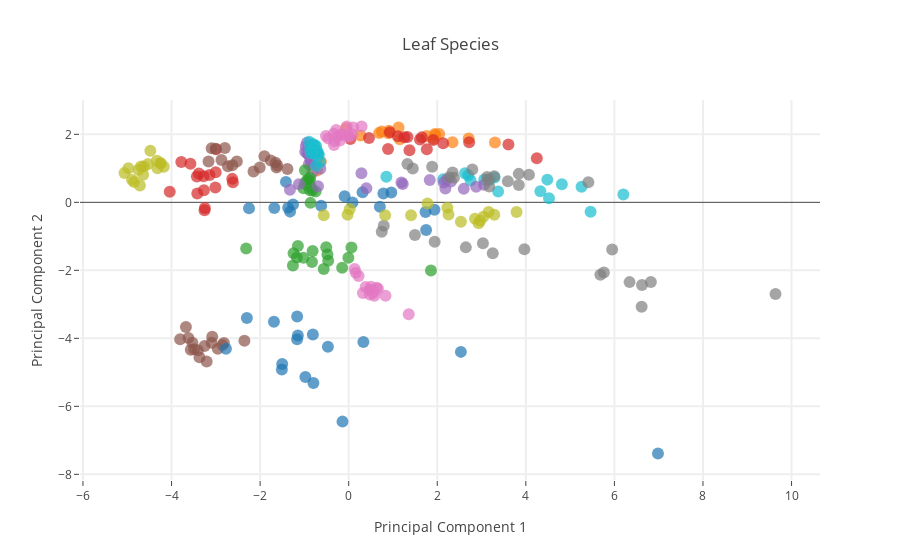

Notebook code for this chart:
### Markdown cell above
### 5.3 Scatter plot visualization (2 PCs)

### Code cell
traces = []

for name in numpy.unique(y):
    trace = go.Scatter(
        x=Y[y==name,0],
        y=Y[y==name,1],
        mode="markers",
        name=name,
        marker=go.Marker(
            size=12,
            line=go.Line(
                color="rgba(217, 217, 217, 0.14)",
                width=0.5),
            opacity=0.7))
    traces.append(trace)


data = go.Data(traces)

layout = go.Layout(
    title= "Leaf Species",
    hovermode= "closest",
    xaxis= dict(
        title= "Principal Component 1",
        ticklen= 5,
        zeroline= False,
        gridwidth= 2,
    ),
    yaxis=dict(
        title= "Principal Component 2",
        ticklen= 5,
        gridwidth= 2,
    ),
    showlegend= False
)

fig = go.Figure(data=data, layout=layout)
po.iplot(fig)

### Figure 1 — Plotly figure (JSON) as saved in the notebook; plotly's stock layout.template omitted (floating-point values rounded to 4 significant figures)
{"data": [{"marker": {"line": {"color": "rgba(217, 217, 217, 0.14)", "width": 0.5}, "opacity": 0.7, "size": 12}, "mode": "markers", "name": "acer_campestre", "type": "scatter", "x": [1.748, -0.6214, -1.323, 0.08611, -1.367, 0.3127, -0.09156, 0.7036, -2.251, -1.68, 1.735, 0.7841, 0.962, 1.936, -1.418, -1.257], "y": [-0.8106, -0.1005, -0.2736, -0.007983, -0.1567, 0.2968, 0.1816, -0.1306, -0.1763, -0.1642, -0.2841, 0.2592, 0.2921, -0.22, 0.6015, -0.06076]}, {"marker": {"line": {"color": "rgba(217, 217, 217, 0.14)", "width": 0.5}, "opacity": 0.7, "size": 12}, "mode": "markers", "name": "acer_capillipes", "type": "scatter", "x": [-0.7281, -0.6925, -0.7958, -0.7699, -0.7699, -0.6284, -0.7503, -0.724, -0.848, -0.7289, -0.7809, -0.7774, -0.7279, -0.7132, -0.7564, -0.7121], "y": [1.223, 1.381, 1.246, 1.239, 1.213, 1.194, 1.22, 1.182, 1.313, 1.312, 1.412, 1.344, 1.258, 0.9384, 1.223, 1.445]}, {"marker": {"line": {"color": "rgba(217, 217, 217, 0.14)", "width": 0.5}, "opacity": 0.7, "size": 12}, "mode": "markers", "name": "acer_circinatum", "type": "scatter", "x": [-0.5639, -1.26, -0.4627, -1.021, -0.4798, -1.168, -0.5076, -0.8286, -0.8138, -1.244, 1.857, 0.06282, -1.147, -0.006555, -0.1478, -2.315], "y": [-1.961, -1.861, -1.715, -1.629, -1.535, -1.623, -1.323, -1.757, -1.432, -1.5, -2.007, -1.329, -1.287, -1.63, -1.925, -1.361]}, {"marker": {"line": {"color": "rgba(217, 217, 217, 0.14)", "width": 0.5}, "opacity": 0.7, "size": 12}, "mode": "markers", "name": "acer_mono", "type": "scatter", "x": [-4.04, -3.247, -3.254, -3.011, -3.384, -3.003, -3.573, -3.428, -3.277, -3.78, -2.63, -2.995, -3.142, -3.269, -2.615, -3.418], "y": [0.3103, -0.1667, -0.2359, 0.4374, 0.8505, 0.8815, 1.132, 0.7621, 0.768, 1.186, 0.69, 1.562, 0.8009, 0.3586, 0.5887, 0.2587]}, {"marker": {"line": {"color": "rgba(217, 217, 217, 0.14)", "width": 0.5}, "opacity": 0.7, "size": 12}, "mode": "markers", "name": "acer_opalus", "type": "scatter", "x": [-0.8998, -0.8757, -0.8966, -0.8992, -0.9433, -0.9005, -0.8198, -0.8513, -0.8965, -0.9672, -0.8436, -0.9821, -0.8448, -0.8671, -0.9408, -0.896], "y": [1.41, 1.542, 1.466, 1.404, 1.75, 1.122, 0.8787, 1.185, 1.403, 1.65, 1.591, 1.491, 1.178, 1.245, 1.442, 1.563]}, {"marker": {"line": {"color": "rgba(217, 217, 217, 0.14)", "width": 0.5}, "opacity": 0.7, "size": 12}, "mode": "markers", "name": "acer_palmatum", "type": "scatter", "x": [-2.855, -2.355, -3.406, -3.096, -3.37, -3.806, -3.566, -3.081, -3.489, -3.207, -2.956, -3.529, -2.816, -3.62, -3.676, -3.254], "y": [-4.193, -4.074, -4.354, -4.132, -4.559, -4.028, -4.337, -3.951, -4.32, -4.684, -4.309, -4.131, -4.135, -3.99, -3.665, -4.229]}, {"marker": {"line": {"color": "rgba(217, 217, 217, 0.14)", "width": 0.5}, "opacity": 0.7, "size": 12}, "mode": "markers", "name": "acer_pictum", "type": "scatter", "x": [0.5568, 0.5482, 0.6602, 0.1347, 0.4774, 0.5799, 1.356, 0.503, 0.632, 0.1599, 0.3824, 0.4949, 0.3207, 0.4713, 0.8313, 0.2241], "y": [-2.609, -2.67, -2.542, -1.964, -2.709, -2.746, -3.288, -2.486, -2.509, -2.073, -2.491, -2.589, -2.664, -2.568, -2.747, -2.17]}, {"marker": {"line": {"color": "rgba(217, 217, 217, 0.14)", "width": 0.5}, "opacity": 0.7, "size": 12}, "mode": "markers", "name": "acer_platanoids", "type": "scatter", "x": [6.342, 0.7465, 1.495, 2.645, 6.823, 3.031, 3.967, 1.941, 5.949, 6.623, 5.762, 0.7918, 5.683, 6.615, 9.638, 3.253], "y": [-2.347, -0.8665, -0.9577, -1.325, -2.342, -1.205, -1.383, -1.161, -1.39, -2.43, -2.064, -0.6918, -2.132, -3.072, -2.697, -1.498]}, {"marker": {"line": {"color": "rgba(217, 217, 217, 0.14)", "width": 0.5}, "opacity": 0.7, "size": 12}, "mode": "markers", "name": "acer_rubrum", "type": "scatter", "x": [1.408, 2.534, 2.968, 0.02391, 3.288, 3.043, 2.934, 0.8237, 1.779, 2.852, 2.255, 2.228, 3.16, 3.79, -0.563, -0.02534], "y": [-0.3769, -0.5733, -0.5428, -0.195, -0.362, -0.4259, -0.6131, -0.3827, -0.03202, -0.4817, -0.3599, -0.156, -0.2838, -0.2871, -0.3831, -0.362]}, {"marker": {"line": {"color": "rgba(217, 217, 217, 0.14)", "width": 0.5}, "opacity": 0.7, "size": 12}, "mode": "markers", "name": "acer_rufinerve", "type": "scatter", "x": [6.201, 3.374, 3.183, 0.8502, 2.134, 3.295, 4.485, 5.258, 4.523, 5.462, 3.062, 4.813, 2.627, 4.328, 2.698, 2.752], "y": [0.2333, 0.3163, 0.6641, 0.7544, 0.6752, 0.7289, 0.6675, 0.4587, 0.1192, -0.2801, 0.6738, 0.5297, 0.8562, 0.3291, 0.7963, 0.6404]}, {"marker": {"line": {"color": "rgba(217, 217, 217, 0.14)", "width": 0.5}, "opacity": 0.7, "size": 12}, "mode": "markers", "name": "acer_saccharinum", "type": "scatter", "x": [0.3314, -1.164, -0.4692, -2.772, -1.501, -1.509, -1.148, -2.299, 6.984, -1.165, 2.533, -0.9778, -0.809, -0.7967, -0.1397, -1.688], "y": [-4.111, -3.359, -4.251, -4.305, -4.753, -4.914, -3.914, -3.403, -7.387, -4.025, -4.398, -5.136, -3.888, -5.316, -6.45, -3.515]}, {"marker": {"line": {"color": "rgba(217, 217, 217, 0.14)", "width": 0.5}, "opacity": 0.7, "size": 12}, "mode": "markers", "name": "alnus_cordata", "type": "scatter", "x": [3.303, 1.956, 0.6876, 1.916, 2.044, -0.06214, 0.9095, 0.7488, 1.761, 2.71, 0.268, 1.126, 0.8959, 1.946, 2.344, 1.154], "y": [1.757, 1.971, 2.04, 1.866, 2.011, 2.18, 2.106, 2.086, 1.951, 1.881, 1.962, 2.203, 2.033, 2.009, 1.765, 1.853]}, {"marker": {"line": {"color": "rgba(217, 217, 217, 0.14)", "width": 0.5}, "opacity": 0.7, "size": 12}, "mode": "markers", "name": "alnus_maximowiczii", "type": "scatter", "x": [-0.8926, -0.8726, -0.9908, -0.8727, -0.8624, -0.8809, -0.9026, -0.8953, -1.021, -0.8416, -0.8206, -0.7474, -0.9227, -0.9498, -0.9151, -0.9873], "y": [0.5037, 0.7128, 0.5532, 0.3566, -0.01587, 0.6402, 0.4751, 0.5184, 0.4114, 0.4313, 0.3492, 0.3161, 0.5623, 0.6331, 0.6667, 0.9466]}, {"marker": {"line": {"color": "rgba(217, 217, 217, 0.14)", "width": 0.5}, "opacity": 0.7, "size": 12}, "mode": "markers", "name": "alnus_rubra", "type": "scatter", "x": [1.256, 0.8885, 1.655, 1.328, 1.91, 0.458, 0.038, 2.72, 2.133, 1.373, 4.248, 1.11, 3.607, 1.765, 0.9291, 1.61], "y": [1.917, 1.572, 1.911, 1.924, 1.831, 1.892, 1.863, 1.768, 1.734, 1.532, 1.298, 1.945, 1.701, 1.56, 2.062, 1.848]}, {"marker": {"line": {"color": "rgba(217, 217, 217, 0.14)", "width": 0.5}, "opacity": 0.7, "size": 12}, "mode": "markers", "name": "alnus_sieboldiana", "type": "scatter", "x": [1.831, -0.6403, 2.878, 2.146, 2.598, 2.309, -0.693, 3.054, 1.192, 1.221, 2.21, -1.327, -1.124, 0.399, 2.183, 0.288], "y": [0.6535, 0.987, 0.4596, 0.5856, 0.3959, 0.6112, 0.4732, 0.5201, 0.5816, 0.5421, 0.6668, 0.3726, 0.5342, 0.411, 0.4087, 0.8563]}, {"marker": {"line": {"color": "rgba(217, 217, 217, 0.14)", "width": 0.5}, "opacity": 0.7, "size": 12}, "mode": "markers", "name": "alnus_viridis", "type": "scatter", "x": [-2.796, -1.613, -2.872, -2.627, -1.759, -2.008, -2.525, -1.63, -2.149, -3.003, -1.383, -2.727, -3.165, -1.903, -3.094, -1.651], "y": [1.598, 1.086, 1.247, 1.094, 1.227, 1.022, 1.202, 1.027, 0.904, 1.579, 0.978, 1.063, 1.199, 1.354, 1.593, 1.167]}, {"marker": {"line": {"color": "rgba(217, 217, 217, 0.14)", "width": 0.5}, "opacity": 0.7, "size": 12}, "mode": "markers", "name": "arundinaria_simonii", "type": "scatter", "x": [0.09997, -0.1969, -0.1731, -0.03782, -0.3311, 0.002115, -0.3379, 0.08082, -0.5134, -0.3221, 0.2913, -0.04286, -0.2818, -0.1492, -0.4603, -0.2455], "y": [2.198, 1.817, 1.989, 1.943, 1.684, 1.943, 2.02, 2.0, 1.95, 1.798, 2.23, 2.228, 2.124, 2.0, 1.877, 1.941]}, {"marker": {"line": {"color": "rgba(217, 217, 217, 0.14)", "width": 0.5}, "opacity": 0.7, "size": 12}, "mode": "markers", "name": "betula_austrosinensis", "type": "scatter", "x": [3.147, 3.285, 3.84, 4.071, 1.327, 3.594, 3.172, 3.841, 2.377, 2.346, 1.884, 1.447, 5.411, 2.791, 2.27, 3.126], "y": [0.6714, 0.7687, 0.837, 0.811, 1.126, 0.6179, 0.4642, 0.5111, 0.7207, 0.8809, 1.046, 0.992, 0.5933, 0.9629, 0.7364, 0.7438]}, {"marker": {"line": {"color": "rgba(217, 217, 217, 0.14)", "width": 0.5}, "opacity": 0.7, "size": 12}, "mode": "markers", "name": "betula_pendula", "type": "scatter", "x": [-4.332, -4.715, -4.746, -4.641, -4.317, -4.893, -5.062, -4.478, -4.69, -4.26, -4.975, -4.533, -4.174, -4.24, -4.847, -4.625], "y": [1.221, 0.4933, 0.9568, 0.8138, 1.001, 0.6643, 0.8622, 1.518, 1.053, 1.148, 0.9992, 1.125, 1.044, 1.152, 0.5959, 1.053]}, {"marker": {"line": {"color": "rgba(217, 217, 217, 0.14)", "width": 0.5}, "opacity": 0.7, "size": 12}, "mode": "markers", "name": "callicarpa_bodinieri", "type": "scatter", "x": [-0.8102, -0.6732, -0.7706, -0.6442, -0.873, -0.7717, -0.8923, -0.7474, -0.7173, -0.7023, -0.8154, -0.7308, -0.696, -0.7368, -0.755, -0.8569], "y": [1.718, 1.396, 1.688, 1.189, 1.58, 1.567, 1.779, 1.403, 1.524, 1.411, 1.5, 1.077, 1.459, 1.653, 1.434, 1.446]}], "layout": {"hovermode": "closest", "showlegend": false, "title": "Leaf Species", "xaxis": {"gridwidth": 2, "ticklen": 5, "title": "Principal Component 1", "zeroline": false}, "yaxis": {"gridwidth": 2, "ticklen": 5, "title": "Principal Component 2"}}}
